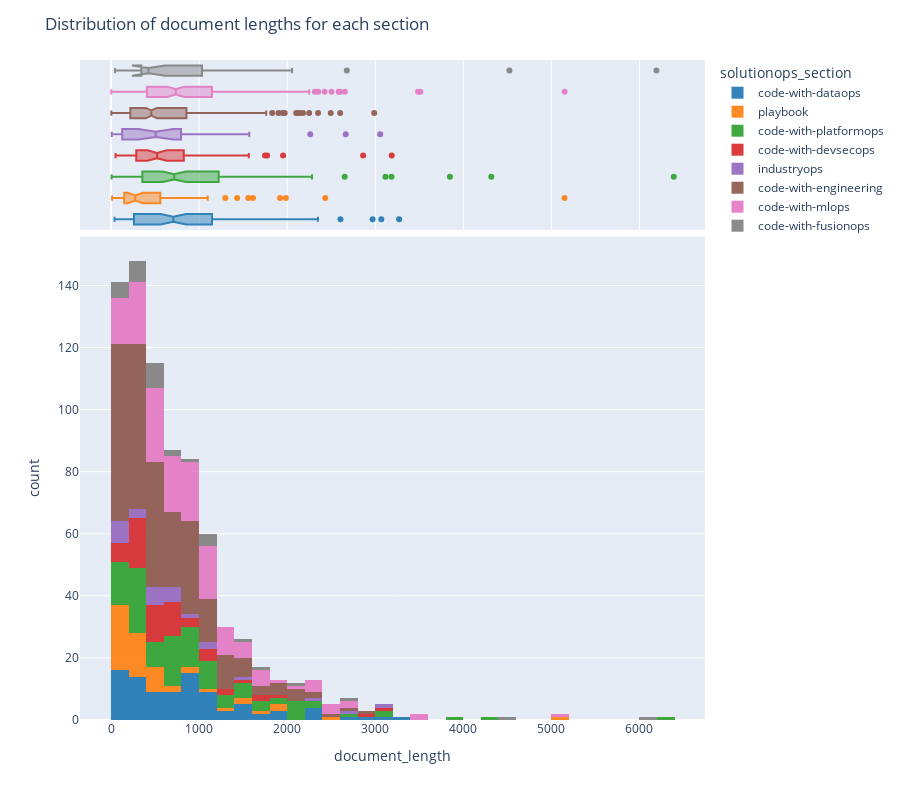

Notebook code cell kept with this figure:
### Code cell
fig = px.histogram(df_markdown_documents, x="document_length", labels='solutionops_section', color='solutionops_section', color_discrete_map=color_mapping, marginal="box")
fig.update_layout(title_text='Distribution of document lengths for each section', showlegend=True, height=800)
# fig.update_yaxes(range=[0, 70]) 
fig.update_traces(opacity=0.9)

fig.show()

### Figure 1 — Plotly figure (JSON) as saved in the notebook; plotly's stock layout.template omitted (floating-point values rounded to 4 significant figures; data arrays with more than 128 entries replaced by an {"elided": "..."} marker saying what was removed)
{"data": [{"alignmentgroup": "True", "bingroup": "x", "hovertemplate": "solutionops_section=code-with-dataops<br>document_length=%{x}<br>count=%{y}<extra></extra>", "legendgroup": "code-with-dataops", "marker": {"color": "rgb(31, 119, 180)", "pattern": {"shape": ""}}, "name": "code-with-dataops", "offsetgroup": "code-with-dataops", "opacity": 0.9, "orientation": "v", "showlegend": true, "type": "histogram", "x": [265, 637, 59, 196, 592, 947, 960, 447, 987, 205, 586, 476, 83, 281, 1892, 854, 922, 1145, 1039, 168, 1095, 530, 255, 707, 863, 262, 968, 67, 123, 859, 621, 1455, 2226, 3069, 1038, 342, 231, 2325, 1227, 676, 52, 90, 1452, 1169, 122, 614, 1553, 820, 1690, 189, 39, 224, 369, 117, 128, 129, 86, 2349, 229, 537, 830, 1575, 508, 182, 869, 1894, 1263, 1151, 241, 3271, 1611, 2970, 708, 842, 2605, 460, 516, 1913, 240, 269, 636, 2265, 360, 930, 1138, 639, 965, 619, 1105, 869, 1130, 1228, 1441], "xaxis": "x", "yaxis": "y"}, {"alignmentgroup": "True", "hovertemplate": "solutionops_section=code-with-dataops<br>document_length=%{x}<extra></extra>", "legendgroup": "code-with-dataops", "marker": {"color": "rgb(31, 119, 180)"}, "name": "code-with-dataops", "notched": true, "offsetgroup": "code-with-dataops", "opacity": 0.9, "showlegend": false, "type": "box", "x": [265, 637, 59, 196, 592, 947, 960, 447, 987, 205, 586, 476, 83, 281, 1892, 854, 922, 1145, 1039, 168, 1095, 530, 255, 707, 863, 262, 968, 67, 123, 859, 621, 1455, 2226, 3069, 1038, 342, 231, 2325, 1227, 676, 52, 90, 1452, 1169, 122, 614, 1553, 820, 1690, 189, 39, 224, 369, 117, 128, 129, 86, 2349, 229, 537, 830, 1575, 508, 182, 869, 1894, 1263, 1151, 241, 3271, 1611, 2970, 708, 842, 2605, 460, 516, 1913, 240, 269, 636, 2265, 360, 930, 1138, 639, 965, 619, 1105, 869, 1130, 1228, 1441], "xaxis": "x2", "yaxis": "y2"}, {"alignmentgroup": "True", "bingroup": "x", "hovertemplate": "solutionops_section=playbook<br>document_length=%{x}<br>count=%{y}<extra></extra>", "legendgroup": "playbook", "marker": {"color": "rgb(255, 127, 14)", "pattern": {"shape": ""}}, "name": "playbook", "offsetgroup": "playbook", "opacity": 0.9, "orientation": "v", "showlegend": true, "type": "histogram", "x": [5149, 1098, 431, 691, 1432, 239, 153, 228, 296, 471, 253, 145, 443, 843, 268, 278, 770, 199, 380, 480, 379, 291, 179, 179, 394, 14, 11, 22, 36, 167, 1298, 126, 104, 230, 229, 117, 1558, 193, 127, 12, 28, 271, 1612, 1919, 2432, 1985, 532, 29, 446, 138, 194, 868, 106, 571, 548, 343], "xaxis": "x", "yaxis": "y"}, {"alignmentgroup": "True", "hovertemplate": "solutionops_section=playbook<br>document_length=%{x}<extra></extra>", "legendgroup": "playbook", "marker": {"color": "rgb(255, 127, 14)"}, "name": "playbook", "notched": true, "offsetgroup": "playbook", "opacity": 0.9, "showlegend": false, "type": "box", "x": [5149, 1098, 431, 691, 1432, 239, 153, 228, 296, 471, 253, 145, 443, 843, 268, 278, 770, 199, 380, 480, 379, 291, 179, 179, 394, 14, 11, 22, 36, 167, 1298, 126, 104, 230, 229, 117, 1558, 193, 127, 12, 28, 271, 1612, 1919, 2432, 1985, 532, 29, 446, 138, 194, 868, 106, 571, 548, 343], "xaxis": "x2", "yaxis": "y2"}, {"alignmentgroup": "True", "bingroup": "x", "hovertemplate": "solutionops_section=code-with-platformops<br>document_length=%{x}<br>count=%{y}<extra></extra>", "legendgroup": "code-with-platformops", "marker": {"color": "rgb(44, 160, 44)", "pattern": {"shape": ""}}, "name": "code-with-platformops", "offsetgroup": "code-with-platformops", "opacity": 0.9, "orientation": "v", "showlegend": true, "type": "histogram", "x": [375, 611, 211, 281, 11, 684, 694, 375, 2053, 954, 1534, 377, 6390, 2653, 588, 13, 1493, 236, 1134, 537, 487, 713, 4318, 640, 1663, 3116, 2013, 1062, 1452, 754, 1404, 398, 951, 1930, 2012, 11, 688, 48, 959, 494, 174, 758, 840, 989, 1006, 504, 623, 11, 1067, 2231, 2282, 3184, 1258, 1020, 630, 245, 13, 355, 899, 1329, 1782, 924, 1183, 1723, 3848, 954, 206, 574, 644, 363, 741, 277, 170, 1115, 65, 985, 630, 1329, 837, 190, 717, 1111, 2003, 1920, 830, 645, 147, 259, 863, 319, 1497, 1093, 1210, 178, 301, 186, 316, 960, 739, 2028, 245, 342, 364, 574, 589, 355, 6, 2195, 377], "xaxis": "x", "yaxis": "y"}, {"alignmentgroup": "True", "hovertemplate": "solutionops_section=code-with-platformops<br>document_length=%{x}<extra></extra>", "legendgroup": "code-with-platformops", "marker": {"color": "rgb(44, 160, 44)"}, "name": "code-with-platformops", "notched": true, "offsetgroup": "code-with-platformops", "opacity": 0.9, "showlegend": false, "type": "box", "x": [375, 611, 211, 281, 11, 684, 694, 375, 2053, 954, 1534, 377, 6390, 2653, 588, 13, 1493, 236, 1134, 537, 487, 713, 4318, 640, 1663, 3116, 2013, 1062, 1452, 754, 1404, 398, 951, 1930, 2012, 11, 688, 48, 959, 494, 174, 758, 840, 989, 1006, 504, 623, 11, 1067, 2231, 2282, 3184, 1258, 1020, 630, 245, 13, 355, 899, 1329, 1782, 924, 1183, 1723, 3848, 954, 206, 574, 644, 363, 741, 277, 170, 1115, 65, 985, 630, 1329, 837, 190, 717, 1111, 2003, 1920, 830, 645, 147, 259, 863, 319, 1497, 1093, 1210, 178, 301, 186, 316, 960, 739, 2028, 245, 342, 364, 574, 589, 355, 6, 2195, 377], "xaxis": "x2", "yaxis": "y2"}, {"alignmentgroup": "True", "bingroup": "x", "hovertemplate": "solutionops_section=code-with-devsecops<br>document_length=%{x}<br>count=%{y}<extra></extra>", "legendgroup": "code-with-devsecops", "marker": {"color": "rgb(214, 39, 40)", "pattern": {"shape": ""}}, "name": "code-with-devsecops", "offsetgroup": "code-with-devsecops", "opacity": 0.9, "orientation": "v", "showlegend": true, "type": "histogram", "x": [336, 267, 548, 1196, 699, 375, 492, 440, 544, 317, 629, 775, 51, 888, 1953, 685, 863, 993, 788, 569, 1034, 275, 286, 500, 258, 409, 713, 394, 500, 95, 199, 230, 621, 669, 258, 388, 244, 746, 1038, 549, 286, 409, 417, 405, 190, 223, 273, 1748, 144, 728, 1108, 295, 1334, 754, 143, 1772, 3187, 2862, 1393, 1564], "xaxis": "x", "yaxis": "y"}, {"alignmentgroup": "True", "hovertemplate": "solutionops_section=code-with-devsecops<br>document_length=%{x}<extra></extra>", "legendgroup": "code-with-devsecops", "marker": {"color": "rgb(214, 39, 40)"}, "name": "code-with-devsecops", "notched": true, "offsetgroup": "code-with-devsecops", "opacity": 0.9, "showlegend": false, "type": "box", "x": [336, 267, 548, 1196, 699, 375, 492, 440, 544, 317, 629, 775, 51, 888, 1953, 685, 863, 993, 788, 569, 1034, 275, 286, 500, 258, 409, 713, 394, 500, 95, 199, 230, 621, 669, 258, 388, 244, 746, 1038, 549, 286, 409, 417, 405, 190, 223, 273, 1748, 144, 728, 1108, 295, 1334, 754, 143, 1772, 3187, 2862, 1393, 1564], "xaxis": "x2", "yaxis": "y2"}, {"alignmentgroup": "True", "bingroup": "x", "hovertemplate": "solutionops_section=industryops<br>document_length=%{x}<br>count=%{y}<extra></extra>", "legendgroup": "industryops", "marker": {"color": "rgb(148, 103, 189)", "pattern": {"shape": ""}}, "name": "industryops", "offsetgroup": "industryops", "opacity": 0.9, "orientation": "v", "showlegend": true, "type": "histogram", "x": [408, 2262, 11, 781, 15, 3056, 2665, 273, 503, 808, 721, 422, 774, 638, 1076, 1147, 347, 237, 700, 8, 1570, 478, 513, 549, 10, 12, 11, 9], "xaxis": "x", "yaxis": "y"}, {"alignmentgroup": "True", "hovertemplate": "solutionops_section=industryops<br>document_length=%{x}<extra></extra>", "legendgroup": "industryops", "marker": {"color": "rgb(148, 103, 189)"}, "name": "industryops", "notched": true, "offsetgroup": "industryops", "opacity": 0.9, "showlegend": false, "type": "box", "x": [408, 2262, 11, 781, 15, 3056, 2665, 273, 503, 808, 721, 422, 774, 638, 1076, 1147, 347, 237, 700, 8, 1570, 478, 513, 549, 10, 12, 11, 9], "xaxis": "x2", "yaxis": "y2"}, {"alignmentgroup": "True", "bingroup": "x", "hovertemplate": "solutionops_section=code-with-engineering<br>document_length=%{x}<br>count=%{y}<extra></extra>", "legendgroup": "code-with-engineering", "marker": {"color": "rgb(140, 86, 75)", "pattern": {"shape": ""}}, "name": "code-with-engineering", "offsetgroup": "code-with-engineering", "opacity": 0.9, "orientation": "v", "showlegend": true, "type": "histogram", "x": {"elided": "251 int values"}, "xaxis": "x", "yaxis": "y"}, {"alignmentgroup": "True", "hovertemplate": "solutionops_section=code-with-engineering<br>document_length=%{x}<extra></extra>", "legendgroup": "code-with-engineering", "marker": {"color": "rgb(140, 86, 75)"}, "name": "code-with-engineering", "notched": true, "offsetgroup": "code-with-engineering", "opacity": 0.9, "showlegend": false, "type": "box", "x": {"elided": "251 int values"}, "xaxis": "x2", "yaxis": "y2"}, {"alignmentgroup": "True", "bingroup": "x", "hovertemplate": "solutionops_section=code-with-mlops<br>document_length=%{x}<br>count=%{y}<extra></extra>", "legendgroup": "code-with-mlops", "marker": {"color": "rgb(227, 119, 194)", "pattern": {"shape": ""}}, "name": "code-with-mlops", "offsetgroup": "code-with-mlops", "opacity": 0.9, "orientation": "v", "showlegend": true, "type": "histogram", "x": {"elided": "146 int values"}, "xaxis": "x", "yaxis": "y"}, {"alignmentgroup": "True", "hovertemplate": "solutionops_section=code-with-mlops<br>document_length=%{x}<extra></extra>", "legendgroup": "code-with-mlops", "marker": {"color": "rgb(227, 119, 194)"}, "name": "code-with-mlops", "notched": true, "offsetgroup": "code-with-mlops", "opacity": 0.9, "showlegend": false, "type": "box", "x": {"elided": "146 int values"}, "xaxis": "x2", "yaxis": "y2"}, {"alignmentgroup": "True", "bingroup": "x", "hovertemplate": "solutionops_section=code-with-fusionops<br>document_length=%{x}<br>count=%{y}<extra></extra>", "legendgroup": "code-with-fusionops", "marker": {"color": "rgb(127, 127, 127)", "pattern": {"shape": ""}}, "name": "code-with-fusionops", "offsetgroup": "code-with-fusionops", "opacity": 0.9, "orientation": "v", "showlegend": true, "type": "histogram", "x": [375, 425, 74, 414, 422, 1096, 505, 344, 457, 45, 985, 156, 660, 287, 437, 2056, 344, 4524, 1188, 2677, 1624, 1012, 88, 406, 69, 277, 775, 407, 1006, 369, 382, 1563, 6193], "xaxis": "x", "yaxis": "y"}, {"alignmentgroup": "True", "hovertemplate": "solutionops_section=code-with-fusionops<br>document_length=%{x}<extra></extra>", "legendgroup": "code-with-fusionops", "marker": {"color": "rgb(127, 127, 127)"}, "name": "code-with-fusionops", "notched": true, "offsetgroup": "code-with-fusionops", "opacity": 0.9, "showlegend": false, "type": "box", "x": [375, 425, 74, 414, 422, 1096, 505, 344, 457, 45, 985, 156, 660, 287, 437, 2056, 344, 4524, 1188, 2677, 1624, 1012, 88, 406, 69, 277, 775, 407, 1006, 369, 382, 1563, 6193], "xaxis": "x2", "yaxis": "y2"}], "layout": {"barmode": "relative", "height": 800, "legend": {"title": {"text": "solutionops_section"}, "tracegroupgap": 0}, "margin": {"t": 60}, "showlegend": true, "title": {"text": "Distribution of document lengths for each section"}, "xaxis": {"anchor": "y", "domain": [0, 1], "title": {"text": "document_length"}}, "xaxis2": {"anchor": "y2", "domain": [0, 1], "matches": "x", "showgrid": true, "showticklabels": false}, "yaxis": {"anchor": "x", "domain": [0, 0.7326], "title": {"text": "count"}}, "yaxis2": {"anchor": "x2", "domain": [0.7426, 1], "matches": "y2", "showgrid": false, "showline": false, "showticklabels": false, "ticks": ""}}}
